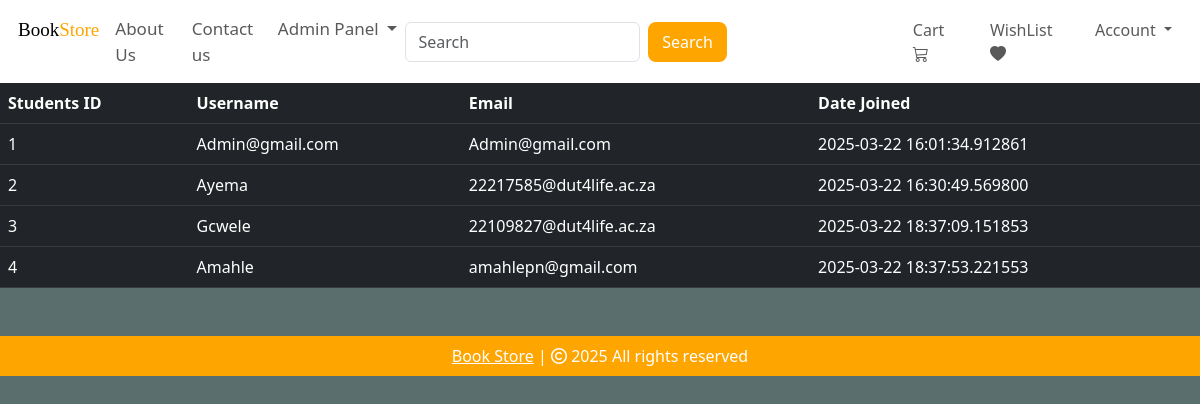
Page /customers (signed in) on the committed database.
### bookstore/models.py (models this page shows, shortened)
class Customer(db.Model, UserMixin):
    id = db.Column(db.Integer, primary_key=True)
    email = db.Column(db.String(100), unique=True)
    username = db.Column(db.String(100))
    password_hash = db.Column(db.String(150))
    date_joined = db.Column(db.DateTime, default=datetime.utcnow)
    cart_item = db.relationship('Cart', backref=db.backref('customer', lazy=True))
    orders = db.relationship('Order', backref=db.backref('customer', lazy=True))
    wishlist_items = db.relationship('Wishlist', backref=db.backref('customer', lazy=True))
    @property
    def password(self):
        raise AttributeError('Password is not a Readable Attribute')

### bookstore/admin.py (the view)
@admin.route('/customers')
@login_required
def display_customers():
    if current_user.email =="Admin@gmail.com":
        customers = Customer.query.all()
        return render_template('customers.html', customers=customers)
    return render_template('404.html')

### bookstore/__init__.py (called while the page is built)
def create_app():
    app = Flask(__name__)
    app.config.from_object("config.Config")
    app.config["SQLALCHEMY_DATABASE_URI"] = f"sqlite:///{DB_NAME}"
    db.init_app(app)
    stripe.api_key = app.config["STRIPE_SECRET_KEY"]  # Initialize Stripe
    from .models import Customer, Cart, Product, Order
    login_manager = LoginManager()
    login_manager.init_app(app)
    login_manager.login_view = "auth.login"
    @login_manager.user_loader
    def load_user(id):
        return Customer.query.get(int(id))
    from .views import views
    from .auth import auth
    from .admin import admin
    app.register_blueprint(views, url_prefix="/")
    app.register_blueprint(auth, url_prefix="/")
    app.register_blueprint(admin, url_prefix="/")
    create_database(app)
    return app

### bookstore/templates/customers.html (shortened to what this page needs)
{% extends 'base.html' %}
{% block body %}
<table class="table table-dark table-hover">
    <thead>
        <tr>
            <th scope="col">Students ID</th>
            <th scope="col">Username</th>
            <th scope="col">Email</th>
            <th scope="col">Date Joined</th>
        </tr>
    </thead>
    <tbody>
        {% for customer in customers %}
        <tr>
        <td>{{ customer.id }}</td>
        <td>{{ customer.username }}</td>
        <td>{{ customer.email }}</td>
        <td>{{ customer.date_joined }}</td>
        </tr>
        {% endfor %}
    </tbody>
</table>
{% endblock %}

### rows in the picture
Customer: id "1", username "Admin@gmail.com", email "Admin@gmail.com", date_joined "2025-03-22 16:01:34.912861"
Customer: id "2", username "Ayema", email "22217585@dut4life.ac.za", date_joined "2025-03-22 16:30:49.569800"
Customer: id "3", username "Gcwele", email "22109827@dut4life.ac.za", date_joined "2025-03-22 18:37:09.151853"
Customer: id "4", username "Amahle", email "amahlepn@gmail.com", date_joined "2025-03-22 18:37:53.221553"
